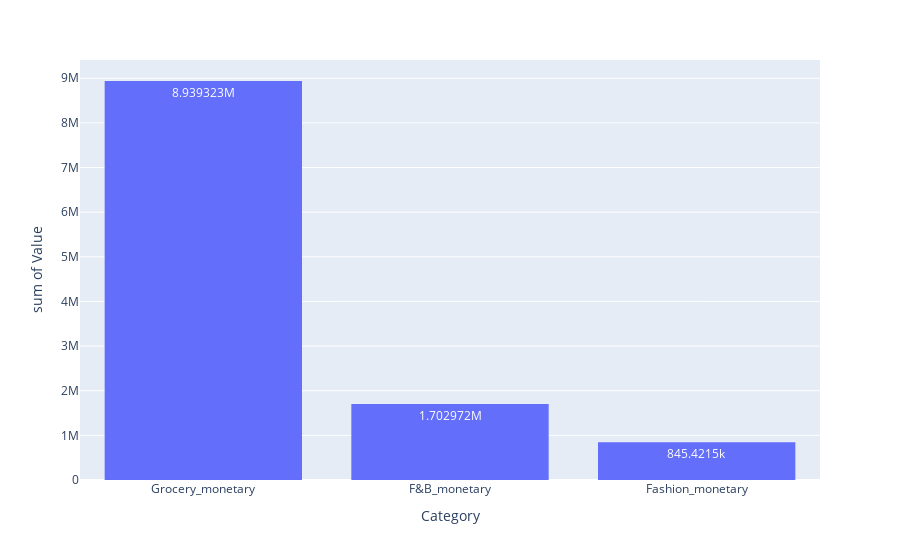
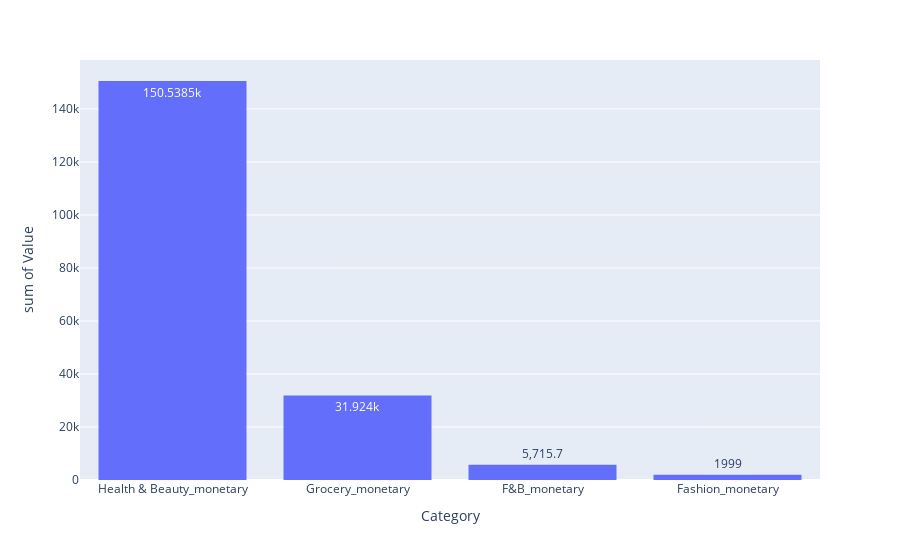
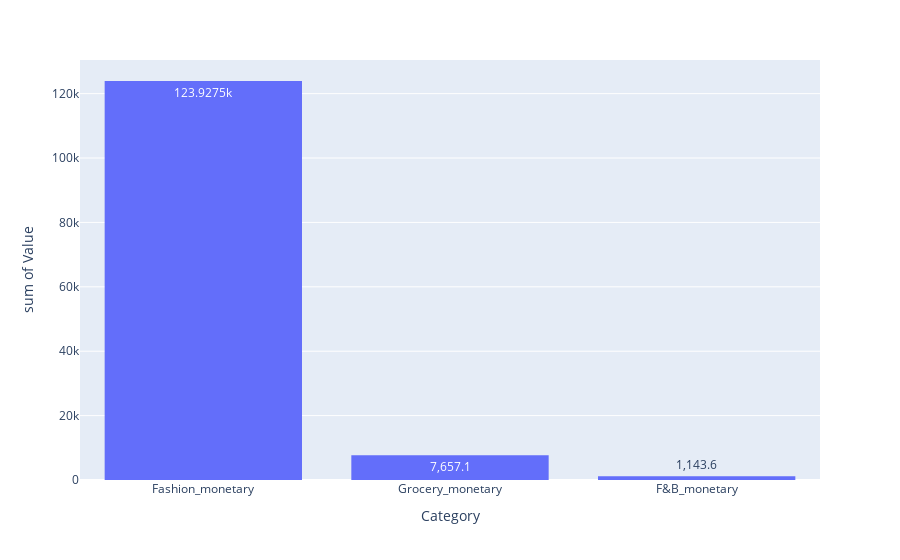
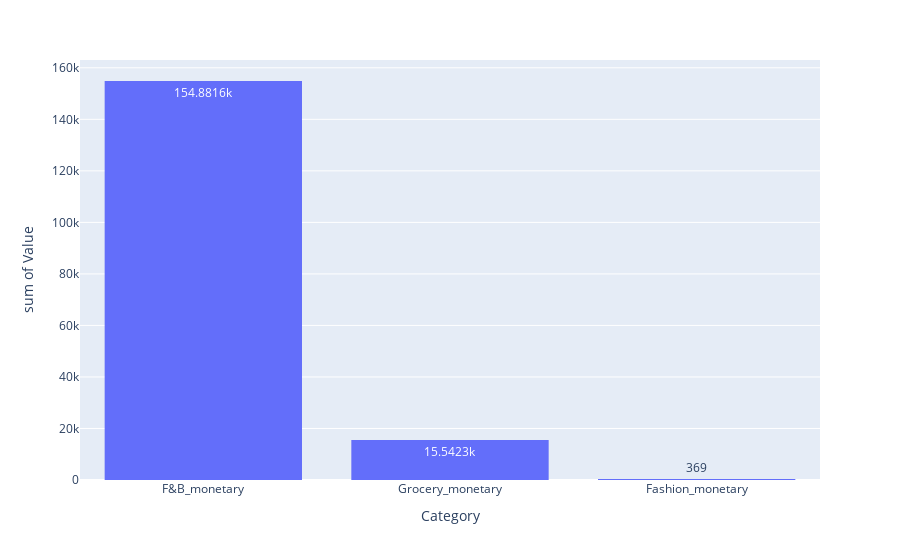

Notebook source saved alongside these figures, in order:
### Code cell
for cluster in rfm_pivot["Cluster"].unique():
    get_cluster_monerary(cluster)

### Figure 1 — Plotly figure (JSON) as saved in the notebook; plotly's stock layout.template omitted (floating-point values rounded to 4 significant figures)
{"data": [{"alignmentgroup": "True", "bingroup": "x", "histfunc": "sum", "hovertemplate": "Category=%{x}<br>sum of Value=%{y}<extra></extra>", "legendgroup": "", "marker": {"color": "#636efa", "pattern": {"shape": ""}}, "name": "", "offsetgroup": "", "orientation": "v", "showlegend": false, "texttemplate": "%{value}", "type": "histogram", "x": ["Electronics_monetary", "F&B_monetary", "Fashion_monetary", "Grocery_monetary", "Health & Beauty_monetary", "Other_monetary", "Transportaion_monetary"], "xaxis": "x", "y": [0, 1703000.0, 845400.0, 8939000.0, 0, 0, 0], "yaxis": "y"}], "layout": {"autosize": true, "barmode": "relative", "legend": {"tracegroupgap": 0}, "margin": {"t": 60}, "xaxis": {"anchor": "y", "autorange": true, "categoryorder": "total descending", "domain": [0, 1], "range": [-0.5, 2.5], "title": {"text": "Category"}, "type": "category"}, "yaxis": {"anchor": "x", "autorange": true, "domain": [0, 1], "range": [0, 9410000.0], "title": {"text": "sum of Value"}, "type": "linear"}}}

### Figure 2 — Plotly figure (JSON) as saved in the notebook; plotly's stock layout.template omitted (floating-point values rounded to 4 significant figures)
{"data": [{"alignmentgroup": "True", "bingroup": "x", "histfunc": "sum", "hovertemplate": "Category=%{x}<br>sum of Value=%{y}<extra></extra>", "legendgroup": "", "marker": {"color": "#636efa", "pattern": {"shape": ""}}, "name": "", "offsetgroup": "", "orientation": "v", "showlegend": false, "texttemplate": "%{value}", "type": "histogram", "x": ["Electronics_monetary", "F&B_monetary", "Fashion_monetary", "Grocery_monetary", "Health & Beauty_monetary", "Other_monetary", "Transportaion_monetary"], "xaxis": "x", "y": [0, 5716.0, 1999, 31920.0, 150500.0, 0, 0], "yaxis": "y"}], "layout": {"autosize": true, "barmode": "relative", "legend": {"tracegroupgap": 0}, "margin": {"t": 60}, "xaxis": {"anchor": "y", "autorange": true, "categoryorder": "total descending", "domain": [0, 1], "range": [-0.5, 3.5], "title": {"text": "Category"}, "type": "category"}, "yaxis": {"anchor": "x", "autorange": true, "domain": [0, 1], "range": [0, 158500.0], "title": {"text": "sum of Value"}, "type": "linear"}}}

### Figure 3 — Plotly figure (JSON) as saved in the notebook; plotly's stock layout.template omitted (floating-point values rounded to 4 significant figures)
{"data": [{"alignmentgroup": "True", "bingroup": "x", "histfunc": "sum", "hovertemplate": "Category=%{x}<br>sum of Value=%{y}<extra></extra>", "legendgroup": "", "marker": {"color": "#636efa", "pattern": {"shape": ""}}, "name": "", "offsetgroup": "", "orientation": "v", "showlegend": false, "texttemplate": "%{value}", "type": "histogram", "x": ["Electronics_monetary", "F&B_monetary", "Fashion_monetary", "Grocery_monetary", "Health & Beauty_monetary", "Other_monetary", "Transportaion_monetary"], "xaxis": "x", "y": [0, 1144.0, 123900.0, 7657.0, 0, 0, 0], "yaxis": "y"}], "layout": {"autosize": true, "barmode": "relative", "legend": {"tracegroupgap": 0}, "margin": {"t": 60}, "xaxis": {"anchor": "y", "autorange": true, "categoryorder": "total descending", "domain": [0, 1], "range": [-0.5, 2.5], "title": {"text": "Category"}, "type": "category"}, "yaxis": {"anchor": "x", "autorange": true, "domain": [0, 1], "range": [0, 130450], "title": {"text": "sum of Value"}, "type": "linear"}}}

### Figure 4 — Plotly figure (JSON) as saved in the notebook; plotly's stock layout.template omitted (floating-point values rounded to 4 significant figures)
{"data": [{"alignmentgroup": "True", "bingroup": "x", "histfunc": "sum", "hovertemplate": "Category=%{x}<br>sum of Value=%{y}<extra></extra>", "legendgroup": "", "marker": {"color": "#636efa", "pattern": {"shape": ""}}, "name": "", "offsetgroup": "", "orientation": "v", "showlegend": false, "texttemplate": "%{value}", "type": "histogram", "x": ["Electronics_monetary", "F&B_monetary", "Fashion_monetary", "Grocery_monetary", "Health & Beauty_monetary", "Other_monetary", "Transportaion_monetary"], "xaxis": "x", "y": [0, 154900.0, 369, 15540.0, 0, 0, 0], "yaxis": "y"}], "layout": {"autosize": true, "barmode": "relative", "legend": {"tracegroupgap": 0}, "margin": {"t": 60}, "xaxis": {"anchor": "y", "autorange": true, "categoryorder": "total descending", "domain": [0, 1], "range": [-0.5, 2.5], "title": {"text": "Category"}, "type": "category"}, "yaxis": {"anchor": "x", "autorange": true, "domain": [0, 1], "range": [0, 163000.0], "title": {"text": "sum of Value"}, "type": "linear"}}}
